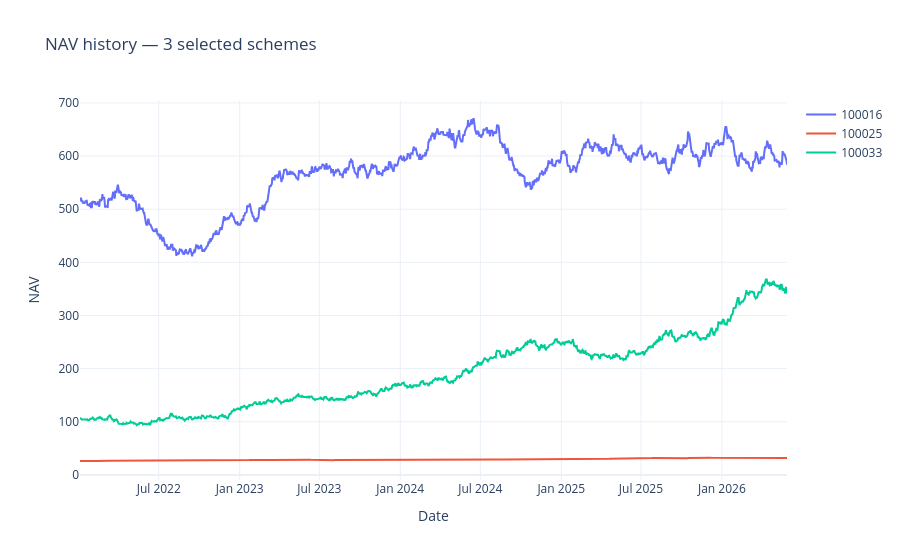

The notebook cell saved with this chart:
### Code cell
# 13) NAV vs date for a few selected schemes
if amfi_col:
    selected = nav[amfi_col].value_counts().head(3).index.tolist()
    fig = go.Figure()
    for code in selected:
        d = nav[nav[amfi_col]==code].copy().sort_values('date')
        fig.add_trace(go.Scatter(x=d['date'], y=d['nav'], mode='lines', name=str(code)))
    fig.update_layout(title='NAV history — 3 selected schemes', template='plotly_white', xaxis_title='Date', yaxis_title='NAV')
    save_plotly(fig, '13_nav_history_selected_schemes')
    fig.show()
else:
    print('amfi_code column missing; skipping chart 13')

### Figure 1 — Plotly figure (JSON) as saved in the notebook; plotly's stock layout.template omitted (floating-point values rounded to 4 significant figures; data arrays with more than 128 entries replaced by an {"elided": "..."} marker saying what was removed)
{"data": [{"mode": "lines", "name": "100016", "type": "scatter", "x": {"elided": "1608 str values"}, "y": {"elided": "1608 float values"}}, {"mode": "lines", "name": "100025", "type": "scatter", "x": {"elided": "1608 str values"}, "y": {"elided": "1608 float values"}}, {"mode": "lines", "name": "100033", "type": "scatter", "x": {"elided": "1608 str values"}, "y": {"elided": "1608 float values"}}], "layout": {"title": {"text": "NAV history — 3 selected schemes"}, "xaxis": {"title": {"text": "Date"}}, "yaxis": {"title": {"text": "NAV"}}}}
